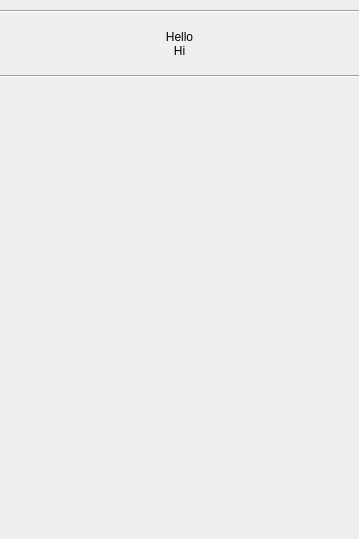
        <widget class="QWidget" name="scrollAreaWidgetContents_4">
         <property name="geometry">
          <rect>
           <x>0</x>
           <y>0</y>
           <width>359</width>
           <height>539</height>
          </rect>
         </property>
         <property name="minimumSize">
          <size>
           <width>0</width>
           <height>0</height>
          </size>
         </property>
         <layout class="QFormLayout" name="formLayout_4">
          <property name="horizontalSpacing">
           <number>0</number>
          </property>
          <property name="verticalSpacing">
           <number>0</number>
          </property>
          <property name="leftMargin">
           <number>0</number>
          </property>
          <property name="topMargin">
           <number>0</number>
          </property>
          <property name="rightMargin">
           <number>0</number>
          </property>
          <property name="bottomMargin">
           <number>0</number>
          </property>
          <item row="0" column="1">
           <layout class="QVBoxLayout" name="historyVerticalLayout">
            <property name="spacing">
             <number>6</number>
            </property>
            <property name="leftMargin">
             <number>0</number>
            </property>
            <property name="topMargin">
             <number>10</number>
            </property>
            <property name="rightMargin">
             <number>0</number>
            </property>
            <item>
             <layout class="QVBoxLayout" name="verticalLayout_2">
              <property name="topMargin">
               <number>0</number>
              </property>
              <property name="bottomMargin">
               <number>0</number>
              </property>
              <item>
               <widget class="Line" name="line">
                <property name="styleSheet">
                 <string notr="true"/>
                </property>
                <property name="orientation">
                 <enum>Qt::Horizontal</enum>
                </property>
               </widget>
              </item>
              <item>
               <widget class="QPushButton" name="pushButton">
                <property name="minimumSize">
                 <size>
                  <width>0</width>
                  <height>50</height>
                 </size>
                </property>
                <property name="cursor">
                 <cursorShape>PointingHandCursor</cursorShape>
                </property>
                <property name="styleSheet">
                 <string notr="true">QPushButton{
	border: none;
}</string>
                </property>
                <property name="text">
                 <string>Hello
Hi</string>
                </property>
               </widget>
              </item>
              <item>
               <widget class="Line" name="line_2">
                <property name="font">
                 <font>
                  <bold>false</bold>
                 </font>
                </property>
                <property name="orientation">
                 <enum>Qt::Horizontal</enum>
                </property>
               </widget>
              </item>
             </layout>
            </item>
            <item>
             <spacer name="historyVerticalSpacer">
              <property name="orientation">
               <enum>Qt::Vertical</enum>
              </property>
              <property name="sizeHint" stdset="0">
               <size>
                <width>20</width>
                <height>40</height>
               </size>
              </property>
             </spacer>
            </item>
           </layout>
          </item>
         </layout>
        </widget>
